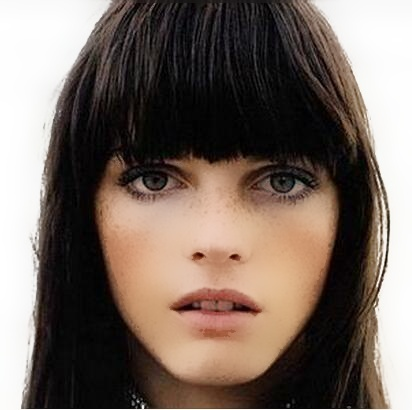
#> input picture face_database/直方图/1.jpg, 412 x 410 px
$ python calcHist.py
#> lines starting #> are read from the running program, lines starting #| are printed output that depends on the picture

'''
直方图均衡化：用它来提高图像的对比度
实例代码如下
'''
import cv2
import numpy as np
from matplotlib import pyplot as plt

img = cv2.imread('1.jpg', 0)
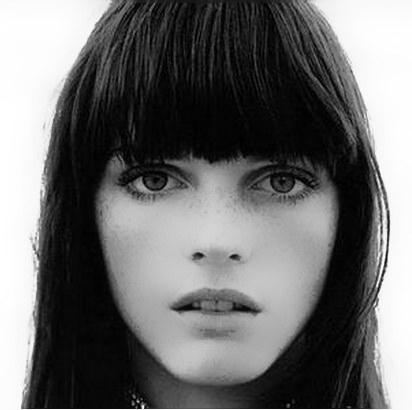
#> img: shape (410, 412); min 0, max 255, mean 109.3

hist, bins = np.histogram(img.flatten(), 256, [0, 256])  # img.flatten()将数组变为一维数组
#> hist = 256 values, max 6660 at index 254, min 28 at index 213, mean 659.8; bins = 257 values from 0 to 256

cdf = hist.cumsum()  # 计算直方图
#> cdf = 256 values from 558 to 168920
cdf_normalized = cdf * hist.max() / cdf.max()
#> cdf_normalized = 256 values from 22 to 6660

cdf_m = np.ma.masked_equal(cdf, 0)
cdf_m = (cdf_m - cdf_m.min()) * 255 / (cdf_m.max() - cdf_m.min())
cdf = np.ma.filled(cdf_m, 0).astype('uint8')
#> cdf = 256 values from 0 to 255
img2 = cdf[img]
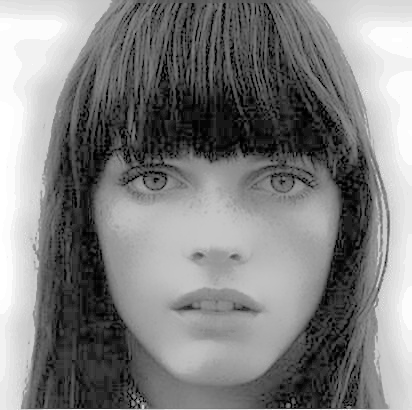
#> img2: shape (410, 412); min 0, max 255, mean 128.3

cv2.imshow('original', img)
cv2.imshow('res', img2)

#plt.plot(cdf_normalized, color='b'), plt.hist(img.flatten(), 256, [0, 256], color='r'), plt.xlim([0, 256])
plt.plot(cdf, color='b'), plt.hist(img2.flatten(), 256, [0, 256], color='r'), plt.xlim([0, 256])
plt.legend(('cdf', 'histogram'), loc='upper left')
plt.show()
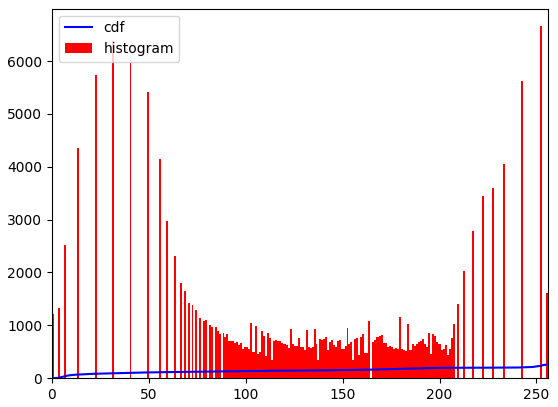
#> figure drawn by matplotlib, 1 panel; tallest bar 6660 high, from x = 252 to 253; curve peaks at x = 255, y = 255
cv2.waitKey(0) & 0xFF
cv2.destroyAllWindows()
